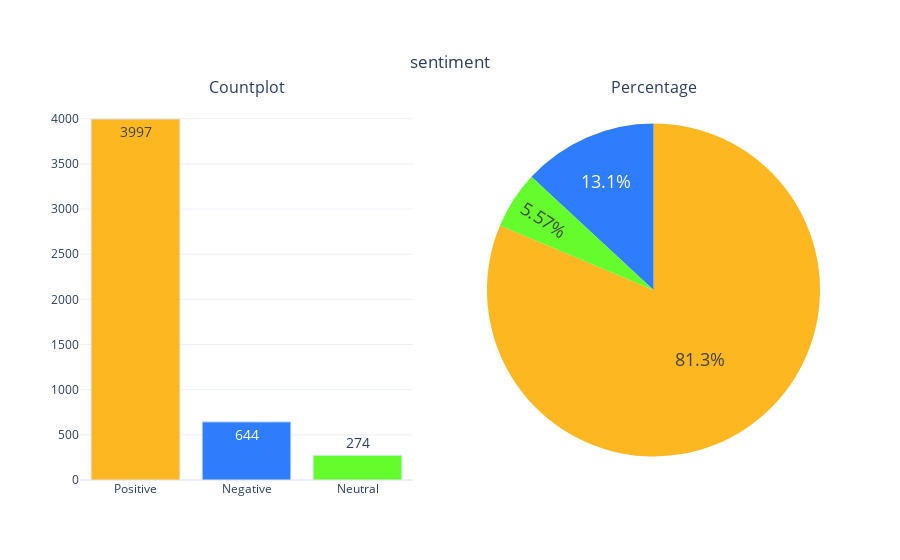

Notebook cell for this chart:
### Code cell
categorical_var_summary(df, 'sentiment')

### Figure 1 — Plotly figure (JSON) as saved in the notebook; plotly's stock layout.template omitted (floating-point values rounded to 4 significant figures)
{"data": [{"marker": {"color": ["#fcb721", "#2d7dfc", "#64fc2d", "#2d7dfc", "#64fc2d"], "line": {"color": "#DBE6EC", "width": 1}}, "name": "Column name", "showlegend": false, "text": ["3997", "644", "274"], "textfont": {"size": 14}, "textposition": "auto", "type": "bar", "x": ["Positive", "Negative", "Neutral"], "xaxis": "x", "y": [3997, 644, 274], "yaxis": "y"}, {"domain": {"x": [0.55, 1], "y": [0, 1]}, "labels": ["Positive", "Negative", "Neutral"], "marker": {"colors": ["#fcb721", "#2d7dfc", "#64fc2d", "#2d7dfc", "#64fc2d"]}, "name": "sentiment", "showlegend": false, "textfont": {"size": 18}, "textposition": "auto", "type": "pie", "values": [3997, 644, 274]}], "layout": {"annotations": [{"font": {"size": 16}, "showarrow": false, "text": "Countplot", "x": 0.225, "xanchor": "center", "xref": "paper", "y": 1, "yanchor": "bottom", "yref": "paper"}, {"font": {"size": 16}, "showarrow": false, "text": "Percentage", "x": 0.775, "xanchor": "center", "xref": "paper", "y": 1, "yanchor": "bottom", "yref": "paper"}], "title": {"text": "sentiment", "x": 0.5, "xanchor": "center", "y": 0.9, "yanchor": "top"}, "xaxis": {"anchor": "y", "domain": [0, 0.45]}, "yaxis": {"anchor": "x", "domain": [0, 1]}}}
